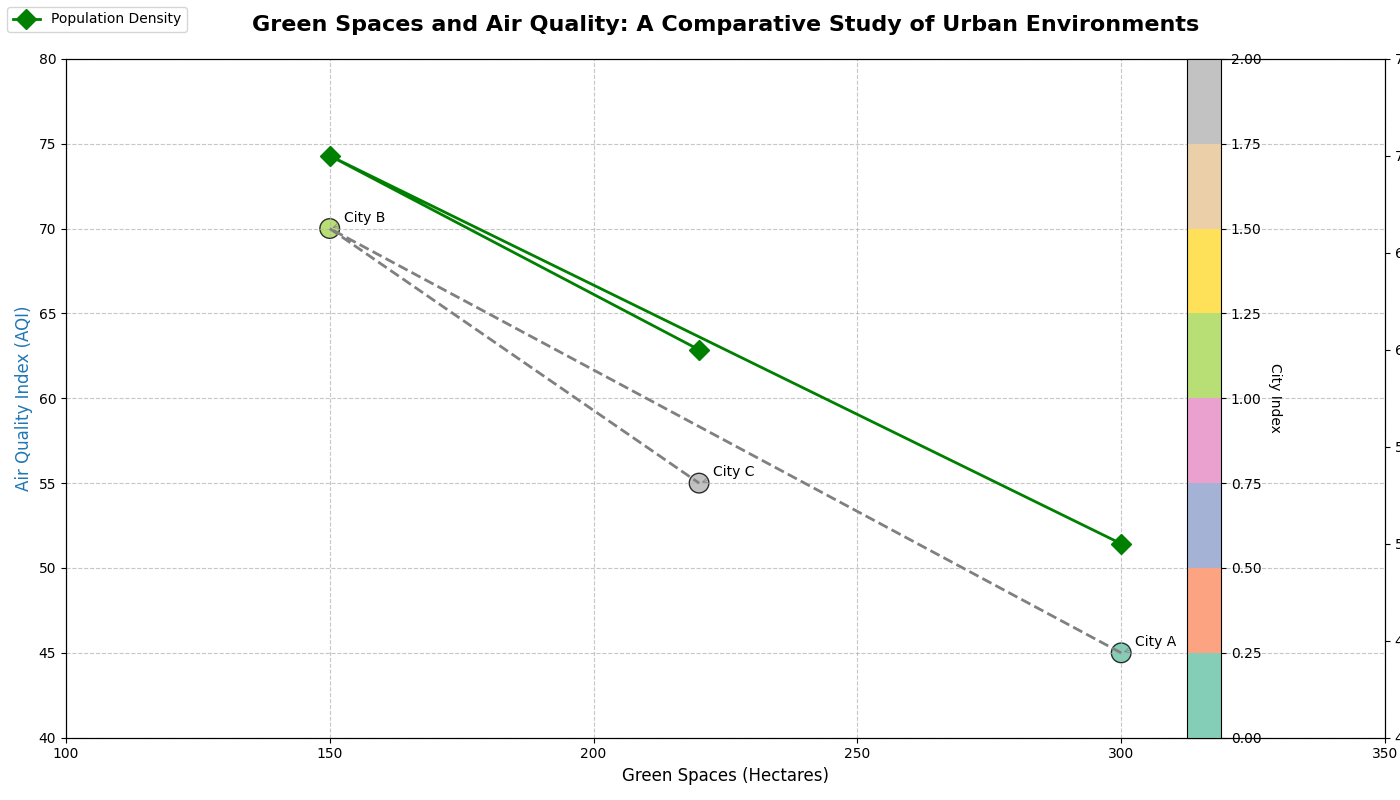

The Python source for this figure:
import matplotlib.pyplot as plt
import numpy as np

# Data for green spaces (in hectares) and air quality index (lower is better)
cities = ['City A', 'City B', 'City C']
green_spaces_hectares = [300, 150, 220]
air_quality_index = [45, 70, 55]
population_density = [5000, 7000, 6000]

fig, ax1 = plt.subplots(figsize=(14, 8))

# Scatter plot for green space vs air quality with new color set
scatter = ax1.scatter(green_spaces_hectares, air_quality_index, c=range(len(cities)), cmap='Set2', s=200, edgecolor='black', alpha=0.8)
ax1.plot(green_spaces_hectares, air_quality_index, color='gray', linewidth=2, linestyle='--')

ax1.set_title("Green Spaces and Air Quality: A Comparative Study of Urban Environments", fontsize=16, fontweight='bold', pad=20)
ax1.set_xlabel('Green Spaces (Hectares)', fontsize=12)
ax1.set_ylabel('Air Quality Index (AQI)', fontsize=12, color='tab:blue')

# Annotate each city
for i, city in enumerate(cities):
    ax1.annotate(city, (green_spaces_hectares[i], air_quality_index[i]), fontsize=10, xytext=(10,5), textcoords='offset points', arrowprops=dict(arrowstyle='->', color='gray', lw=0.5))

# Second y-axis for population density
ax2 = ax1.twinx()
ax2.set_ylabel('Population Density (people/sq km)', fontsize=12, color='tab:green')
ax2.plot(green_spaces_hectares, population_density, color='green', linewidth=2, linestyle='-', marker='D', markersize=10, label='Population Density')

fig.legend(loc='upper left', fontsize=10, title_fontsize=11)

# Color bar for scatter plot
cbar = fig.colorbar(scatter, ax=ax1, orientation='vertical')
cbar.set_label('City Index', rotation=270, labelpad=15)

ax1.grid(True, linestyle='--', alpha=0.7)
plt.xlim(100, 350)
ax1.set_ylim(40, 80)
ax2.set_ylim(4000, 7500)

plt.tight_layout()
plt.show()
